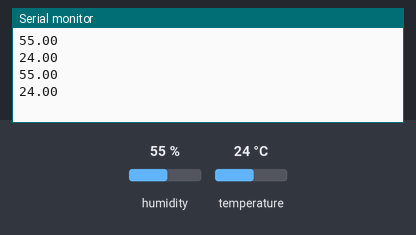
A sketch run on a simulated Arduino Uno, built with avr-gcc and run on an emulated ATmega328P. Parts: the last lines printed to the serial monitor. The inputs (shaded band) are chosen by the test bench; at power-on: humidity 55 %, temperature 24 °C.

Above: at 4.8 s.
4.9 s: humidity set to 22 %
At 7.0 s:
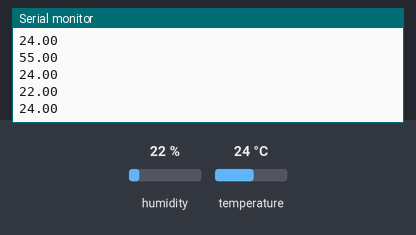
7.9 s: temperature set to 12 °C
At 9.5 s:
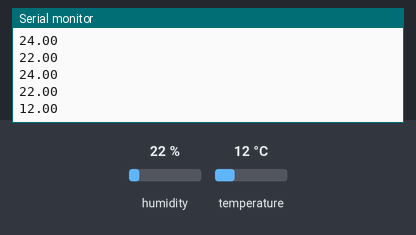
10.9 s: humidity set to 40 %
At 13.1 s:
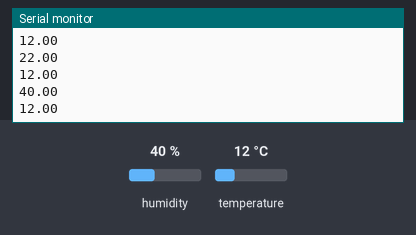
Timing chart, 0 to 14.6 s (numbered marks = the images above; inputs shaded):
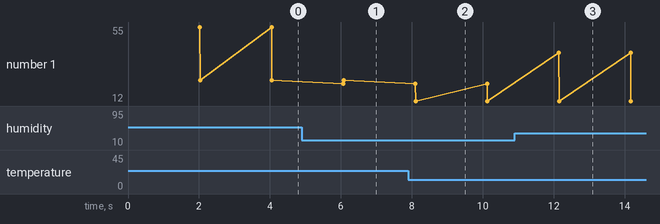

Measured:
- after the input at 4.9 s, the serial monitor: prints a new line after 1.2 s (image 1)
- after the input at 7.9 s, the serial monitor: prints a new line after 0.20 s (image 2)
- after the input at 10.9 s, the serial monitor: prints a new line after 1.2 s (image 3)
- plotted number 1: 24 → 12 after the input at 7.9 s

The sketch:

DHT11_Code.ino
```cpp
#include "DHT.h"
#define DHTPIN 2     // what digital pin we're connected to
#define DHTTYPE DHT11   // DHT 11
DHT dht(DHTPIN, DHTTYPE);

void setup()
{
  Serial.begin(9600);
  dht.begin();
}

void loop()
{
  delay(2000);
  float h = dht.readHumidity();
  // Read temperature as Celsius (the default)
  float t = dht.readTemperature();
  // Read temperature as Fahrenheit (isFahrenheit = true)
  float f = dht.readTemperature(true);

  // Check if any reads failed and exit early (to try again).
  if (isnan(h) || isnan(t) || isnan(f)) {
    Serial.println("Failed to read from DHT sensor!");
    return;
  }
  Serial.println(h);
  Serial.println(t);
}
```
